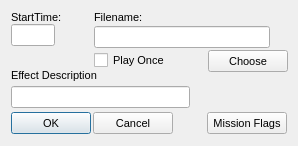
<?xml version="1.0"?>
<ui version="4.0">
  <class>BriefSoundDialog</class>
  <widget class="QDialog" name="IDD_BRIEF_ADDSOUND">
    <property name="geometry">
      <rect>
        <x>0</x>
        <y>0</y>
        <width>298</width>
        <height>146</height>
      </rect>
    </property>
    <property name="windowTitle">
      <string>Sound Effect</string>
    </property>
    <property name="font">
      <font>
        <family>Liberation Sans</family>
        <pointsize>8</pointsize>
        <bold>false</bold>
        <italic>false</italic>
      </font>
    </property>
    <property name="enabled">
      <bool>true</bool>
    </property>
    <property name="windowFlags">
      <set>Qt::Dialog|Qt::WindowCloseButtonHint</set>
    </property>
    <property name="minimumSize">
      <size>
        <width>298</width>
        <height>146</height>
      </size>
    </property>
    <property name="maximumSize">
      <size>
        <width>298</width>
        <height>146</height>
      </size>
    </property>
    <widget class="QLabel" name="IDC_STATIC">
      <property name="geometry">
        <rect>
          <x>11</x>
          <y>11</y>
          <width>52</width>
          <height>13</height>
        </rect>
      </property>
      <property name="text">
        <string>StartTime:</string>
      </property>
      <property name="visible">
        <bool>true</bool>
      </property>
      <property name="enabled">
        <bool>true</bool>
      </property>
      <property name="alignment">
        <set>Qt::AlignLeft</set>
      </property>
    </widget>
    <widget class="QLabel" name="IDC_STATIC_2">
      <property name="geometry">
        <rect>
          <x>94</x>
          <y>11</y>
          <width>49</width>
          <height>13</height>
        </rect>
      </property>
      <property name="text">
        <string>Filename:</string>
      </property>
      <property name="visible">
        <bool>true</bool>
      </property>
      <property name="enabled">
        <bool>true</bool>
      </property>
      <property name="alignment">
        <set>Qt::AlignLeft</set>
      </property>
    </widget>
    <widget class="QLineEdit" name="IDC_BRIEF_S_STARTTIME">
      <property name="geometry">
        <rect>
          <x>11</x>
          <y>24</y>
          <width>44</width>
          <height>22</height>
        </rect>
      </property>
      <property name="visible">
        <bool>true</bool>
      </property>
      <property name="enabled">
        <bool>true</bool>
      </property>
    </widget>
    <widget class="QLineEdit" name="IDC_BRIEF_S_FILENAME">
      <property name="geometry">
        <rect>
          <x>94</x>
          <y>26</y>
          <width>176</width>
          <height>22</height>
        </rect>
      </property>
      <property name="visible">
        <bool>true</bool>
      </property>
      <property name="enabled">
        <bool>true</bool>
      </property>
    </widget>
    <widget class="QPushButton" name="IDC_BRIEF_S_CHOOSE">
      <property name="geometry">
        <rect>
          <x>208</x>
          <y>50</y>
          <width>80</width>
          <height>22</height>
        </rect>
      </property>
      <property name="text">
        <string>Choose</string>
      </property>
      <property name="visible">
        <bool>true</bool>
      </property>
      <property name="enabled">
        <bool>true</bool>
      </property>
      <property name="default">
        <bool>false</bool>
      </property>
      <property name="autoDefault">
        <bool>false</bool>
      </property>
    </widget>
    <widget class="QCheckBox" name="IDC_BRIEF_S_PLAYONCE">
      <property name="geometry">
        <rect>
          <x>94</x>
          <y>52</y>
          <width>78</width>
          <height>16</height>
        </rect>
      </property>
      <property name="text">
        <string>Play Once</string>
      </property>
      <property name="visible">
        <bool>true</bool>
      </property>
      <property name="enabled">
        <bool>true</bool>
      </property>
    </widget>
    <widget class="QLabel" name="IDC_STATIC_3">
      <property name="geometry">
        <rect>
          <x>11</x>
          <y>69</y>
          <width>101</width>
          <height>13</height>
        </rect>
      </property>
      <property name="text">
        <string>Effect Description</string>
      </property>
      <property name="visible">
        <bool>true</bool>
      </property>
      <property name="enabled">
        <bool>true</bool>
      </property>
      <property name="alignment">
        <set>Qt::AlignLeft</set>
      </property>
    </widget>
    <widget class="QLineEdit" name="IDC_BRIEF_S_DESC">
      <property name="geometry">
        <rect>
          <x>11</x>
          <y>86</y>
          <width>179</width>
          <height>22</height>
        </rect>
      </property>
      <property name="visible">
        <bool>true</bool>
      </property>
      <property name="enabled">
        <bool>true</bool>
      </property>
    </widget>
    <widget class="QPushButton" name="IDOK">
      <property name="geometry">
        <rect>
          <x>11</x>
          <y>112</y>
          <width>80</width>
          <height>22</height>
        </rect>
      </property>
      <property name="text">
        <string>OK</string>
      </property>
      <property name="visible">
        <bool>true</bool>
      </property>
      <property name="enabled">
        <bool>true</bool>
      </property>
      <property name="default">
        <bool>true</bool>
      </property>
      <property name="autoDefault">
        <bool>true</bool>
      </property>
    </widget>
    <widget class="QPushButton" name="IDCANCEL">
      <property name="geometry">
        <rect>
          <x>93</x>
          <y>112</y>
          <width>80</width>
          <height>22</height>
        </rect>
      </property>
      <property name="text">
        <string>Cancel</string>
      </property>
      <property name="visible">
        <bool>true</bool>
      </property>
      <property name="enabled">
        <bool>true</bool>
      </property>
      <property name="default">
        <bool>false</bool>
      </property>
      <property name="autoDefault">
        <bool>false</bool>
      </property>
    </widget>
    <widget class="QPushButton" name="IDC_MISSIONFLAGS">
      <property name="geometry">
        <rect>
          <x>207</x>
          <y>112</y>
          <width>80</width>
          <height>22</height>
        </rect>
      </property>
      <property name="text">
        <string>Mission Flags</string>
      </property>
      <property name="visible">
        <bool>true</bool>
      </property>
      <property name="enabled">
        <bool>true</bool>
      </property>
      <property name="default">
        <bool>false</bool>
      </property>
      <property name="autoDefault">
        <bool>false</bool>
      </property>
    </widget>
  </widget>
</ui>
